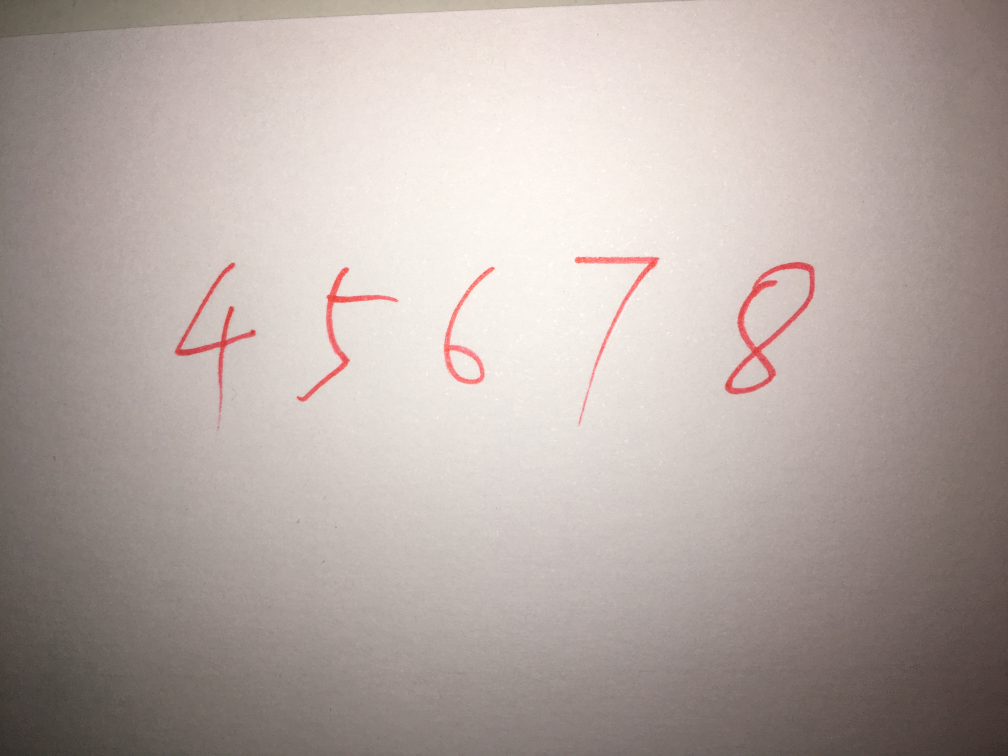
#> input picture IMG_1702.jpg, 4032 x 3024 px (shown at 1/4 size)
$ python -i processing.py   (imports and definitions only)   (older library calls are emulated)
#> lines starting #> are read from the running program, lines starting #| are printed output that depends on the picture; after the words box and inside, x2 and y2 are one past the last pixel; in counts of white or black regions, pixels touching at a corner belong together
"""This program pre-processes self-captured images containing handwritten
digits so that the trained NN model can recognize efficiently. The idea is to
convert digits in the original image to digits that have the same format with
MNIST images that were used to train the NN model.

References:
http://www.hackevolve.com/recognize-handwritten-digits-1/
"""
import cv2
import imutils
import numpy as np
import matplotlib.image as mpimg


def processing(path):
    """Process image: resize, grey, remove noise, normalize
    """
#> called with path = 'IMG_1702.jpg'
    # load image
    i_orig = mpimg.imread(path)
#> i_orig is the input picture: shape (3024, 4032, 3); mean R, G, B 181.1, 169.3, 164.2
    # resize but keep the aspect ratio
    i_resize = imutils.resize(i_orig, width=320)
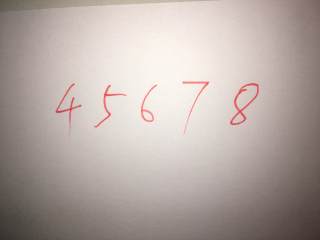
#> i_resize: shape (240, 320, 3); mean R, G, B 181.1, 169.3, 164.2
    # convert to grays cale image
    i_gray = cv2.cvtColor(i_resize, cv2.COLOR_BGR2GRAY)
    # Blackhat to reveal dark regions on a light background
    kernel = cv2.getStructuringElement(cv2.MORPH_RECT, (5, 5))
    i_black_hat = cv2.morphologyEx(i_gray, cv2.MORPH_BLACKHAT, kernel)
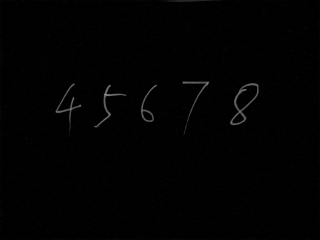
#> i_black_hat: shape (240, 320); min 0, max 130, mean 1.7
    # threshold the image to further reduce noise
    _, i_thresh = cv2.threshold(i_black_hat, 0, 255,
                                cv2.THRESH_BINARY | cv2.THRESH_OTSU)
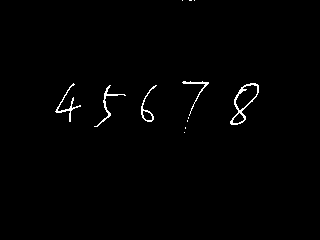
#> i_thresh: shape (240, 320); 0.96% white in thin lines or dots, all inside (x1, y1, x2, y2) = (55, 0, 259, 133)
    # dilate the image to grow foreground pixels
    i_dilate = cv2.dilate(i_thresh, None)
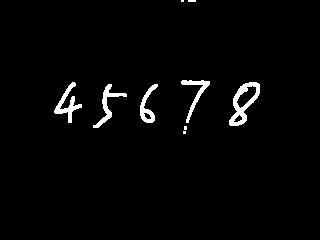
#> i_dilate: shape (240, 320); 2.3% white; 9 white regions (4 under 20 px), largest, box (x1, y1, x2, y2) and area: (229, 82, 260, 126) 525, (54, 82, 82, 123) 353, (93, 84, 127, 128) 320, (181, 80, 210, 123) 290, (140, 84, 158, 123) 272
    # check processing results
    # plt.imshow(i_dilate)  # i_resize, i_gray, i_black_hat, i_thresh, i_dilate
    # plt.show()
    return i_resize, i_dilate


# [45 lines left out: function segmentation, not called in this run]

>>> result = processing('IMG_1702.jpg')
